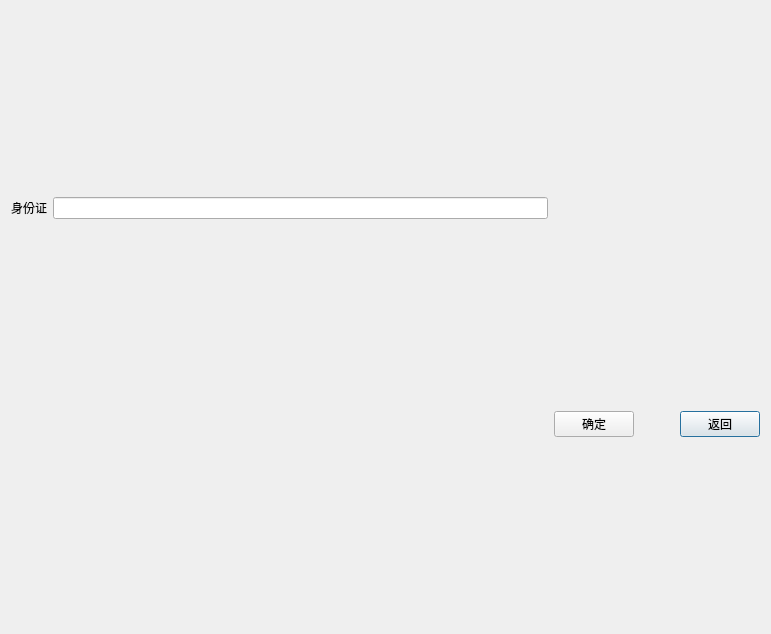
<?xml version="1.0" encoding="UTF-8"?>
<ui version="4.0">
 <class>Returnticket</class>
 <widget class="QDialog" name="Returnticket">
  <property name="geometry">
   <rect>
    <x>0</x>
    <y>0</y>
    <width>771</width>
    <height>634</height>
   </rect>
  </property>
  <property name="windowTitle">
   <string>Dialog</string>
  </property>
  <layout class="QGridLayout" name="gridLayout">
   <item row="1" column="4">
    <widget class="QPushButton" name="pushButton_back">
     <property name="text">
      <string>返回</string>
     </property>
    </widget>
   </item>
   <item row="0" column="0">
    <widget class="QLabel" name="label">
     <property name="text">
      <string>身份证</string>
     </property>
     <property name="alignment">
      <set>Qt::AlignCenter</set>
     </property>
    </widget>
   </item>
   <item row="1" column="3">
    <spacer name="horizontalSpacer">
     <property name="orientation">
      <enum>Qt::Horizontal</enum>
     </property>
     <property name="sizeType">
      <enum>QSizePolicy::Fixed</enum>
     </property>
     <property name="sizeHint" stdset="0">
      <size>
       <width>40</width>
       <height>20</height>
      </size>
     </property>
    </spacer>
   </item>
   <item row="1" column="2">
    <widget class="QPushButton" name="pushButton_yes">
     <property name="text">
      <string>确定</string>
     </property>
    </widget>
   </item>
   <item row="0" column="1">
    <widget class="QLineEdit" name="lineEdit"/>
   </item>
  </layout>
 </widget>
 <resources/>
 <connections/>
</ui>
